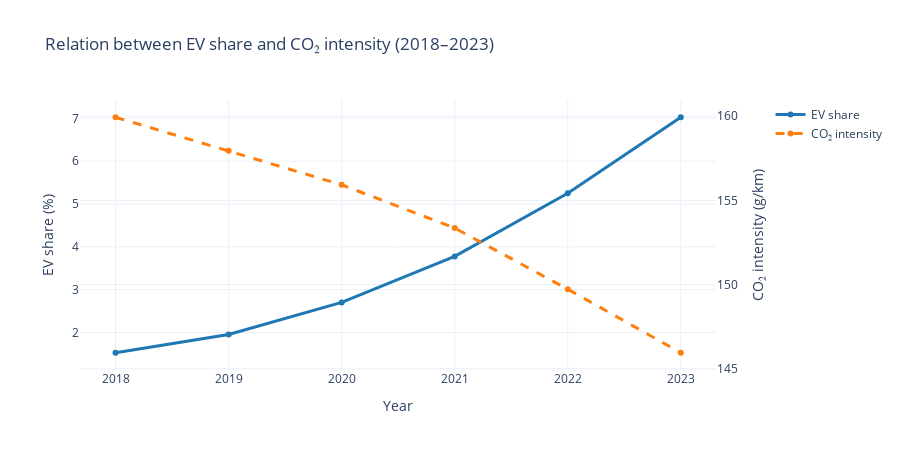
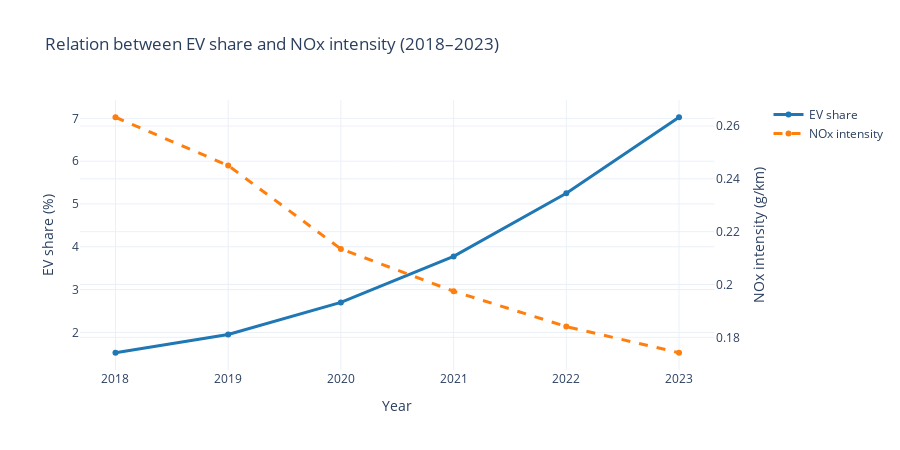
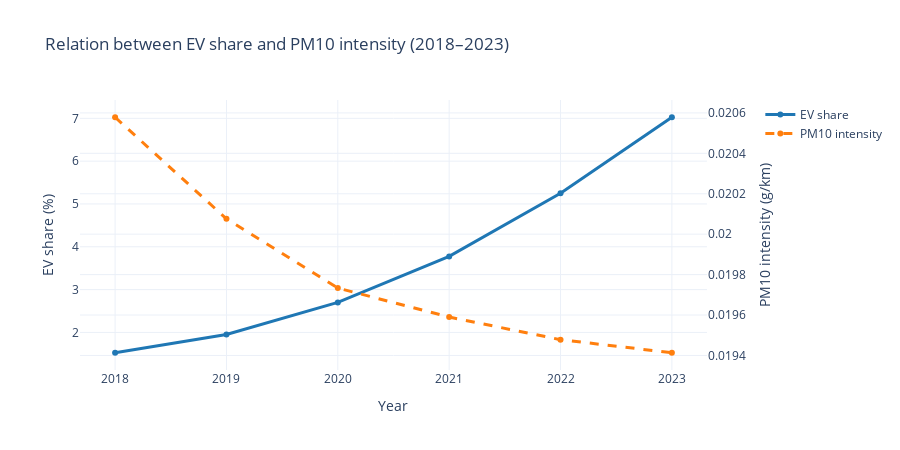

These figures' notebook cell, in order:
### Code cell
# =====================================================
# Sub-question 3: How are BEV, FCEV, PHEV (passenger-car) changes related to annual emission intensities?
# =====================================================

def find_col(df, startswith):
    for c in df.columns:
        if str(c).startswith(startswith):
            return c
    return None

# Loads raw emissions and kilometers datasets
df_e = pd.read_csv(path_emissies, sep=';', encoding='utf-8-sig', quotechar='"', decimal=',')
df_km = pd.read_csv(path_km, sep=';', encoding='utf-8-sig', quotechar='"', decimal=',')

# Identifies emissions columns for CO2, NOx, and PM10
co2_col  = find_col(df_e, "Emissies/Kooldioxide (CO2)")
nox_col  = find_col(df_e, "Emissies/Stikstofoxiden (NOx)")
pm10_col = find_col(df_e, "Emissies/PM10 Totaal")

# Filters emissions to passenger cars and years of interest
d_e = df_e[df_e['Voertuigtype'] == "Personenauto's"].copy()
d_e['Jaar'] = d_e['Perioden'].astype(str).str.extract(r'(\d{4})').astype(int)
d_e = d_e[(d_e['Jaar'] >= 2018) & (d_e['Jaar'] <= 2023)]
d_e = d_e[['Jaar', co2_col, nox_col, pm10_col]].rename(columns={
    co2_col:'CO2_mlnkg', nox_col:'NOx_mlnkg', pm10_col:'PM10_mlnkg'
}).sort_values('Jaar')

# Prepare kilometers (total km for passenger cars)
km_total_col = find_col(df_km, "Kilometers in Nederland/Totaal kilometers in Nederland")
d_km = df_km[df_km['Voertuigtypes'] == 'Personenauto'].copy()
d_km['Jaar'] = d_km['Perioden'].astype(str).str.extract(r'(\d{4})').astype(int)
d_km = d_km[['Jaar', km_total_col]].rename(columns={km_total_col:'km_mln'}).sort_values('Jaar')

# Merges emissions with kilometers and computes intensities (g/km)
df_int = d_e.merge(d_km, on='Jaar', how='inner')
df_int['CO2_g_per_km']  = (df_int['CO2_mlnkg']  * 1000) / df_int['km_mln']
df_int['NOx_g_per_km']  = (df_int['NOx_mlnkg']  * 1000) / df_int['km_mln']
df_int['PM10_g_per_km'] = (df_int['PM10_mlnkg'] * 1000) / df_int['km_mln']


# Loads yearly mean EV shares (BEV/FCEV/PHEV) from files
def load_yearly_means(filename: str) -> pd.DataFrame:
    df = pd.read_csv(filename, sep=";", engine="python", encoding="utf-8-sig")

    # Fixes headers using first row, keeps first column name as 'Datum'
    new_cols = list(df.columns)
    first_row = df.iloc[0].tolist()
    new_cols[0] = "Datum"
    for i in range(1, len(new_cols)):
        lab = first_row[i]
        if isinstance(lab, str) and lab.strip():
            new_cols[i] = lab.strip()
    df.columns = new_cols
    df = df.iloc[1:].reset_index(drop=True)

    # Extracts year from 'Datum'
    def parse_year(s): 
        m = re.search(r"(\d{4})", str(s))
        return int(m.group(1)) if m else np.nan
    df["Jaar"] = df["Datum"].apply(parse_year).astype("Int64")
    df = df[df["Jaar"].notna()].copy()
    df["Jaar"] = df["Jaar"].astype(int)

    # Normalizes percentage-like cells
    def to_pct_keep(x):
        raw = str(x); s = raw.strip().replace(",", ".").replace("%", "")
        try: val = float(s)
        except: return np.nan
        if "%" in raw: return val
        return val * 100 if val <= 1 else val

    # Cleans BEV/FCEV/PHEV and compute yearly mean shares
    for col in ["BEV", "FCEV", "PHEV"]:
        if col in df.columns: df[col] = df[col].apply(to_pct_keep)
    ts = df.groupby("Jaar", as_index=False)[["BEV", "FCEV", "PHEV"]].mean(numeric_only=True)
    return ts.sort_values("Jaar")

# Loads EV shares and computes total EV share
df_ev = load_yearly_means(path_electric)
df_ev["Total_EV_share"] = df_ev[["BEV", "FCEV", "PHEV"]].sum(axis=1)

# Combines EV shares with emission intensities
combo = df_int.merge(df_ev, on="Jaar", how="inner")

# print combined dataset
print("\nCombined dataset (aandeel EV en emissie-intensiteiten):")
print(combo[["Jaar", "BEV", "PHEV", "FCEV", "Total_EV_share",
             "CO2_g_per_km", "NOx_g_per_km", "PM10_g_per_km"]].to_string(index=False))

# dual-axis chart for EV share vs. a chosen pollutant intensity
def dual_plot(y1, y2, label1, label2, title):
    fig = make_subplots(specs=[[{"secondary_y": True}]])
    # Left axis: EV share (%)
    fig.add_trace(go.Scatter(x=combo["Jaar"], y=combo[y1],
                             mode="lines+markers", name=label1,
                             line=dict(width=3, color="#1f77b4")), secondary_y=False)
    # Right axis: pollutant intensity (g/km)
    fig.add_trace(go.Scatter(x=combo["Jaar"], y=combo[y2],
                             mode="lines+markers", name=label2,
                             line=dict(width=3, dash="dash", color="#ff7f0e")),
                  secondary_y=True)
    fig.update_xaxes(title_text="Year")
    fig.update_yaxes(title_text=f"{label1} (%)", secondary_y=False)
    fig.update_yaxes(title_text=f"{label2} (g/km)", secondary_y=True)
    fig.update_layout(title_text=title, template="plotly_white", width=900, height=450)
    fig.show()

# Visualize relations: EV share vs. each pollutant intensity
dual_plot("Total_EV_share", "CO2_g_per_km", "EV share", "CO₂ intensity", 
          "Relation between EV share and CO₂ intensity (2018–2023)")
dual_plot("Total_EV_share", "NOx_g_per_km", "EV share", "NOx intensity",
          "Relation between EV share and NOx intensity (2018–2023)")
dual_plot("Total_EV_share", "PM10_g_per_km", "EV share", "PM10 intensity",
          "Relation between EV share and PM10 intensity (2018–2023)")

# Correlation diagnostics: simple Pearson r between EV share and intensities
corrs = {}
for pol, col in [("CO₂", "CO2_g_per_km"), ("NOx", "NOx_g_per_km"), ("PM10", "PM10_g_per_km")]:
    corrs[pol] = combo["Total_EV_share"].corr(combo[col])
print("\nCorrelations between EV share and emission intensities:")
for k, v in corrs.items():
    print(f"{k}: r = {v:.3f}")

### Figure 1 — Plotly figure (JSON) as saved in the notebook; plotly's stock layout.template omitted (floating-point values rounded to 4 significant figures)
{"data": [{"line": {"color": "#1f77b4", "width": 3}, "mode": "lines+markers", "name": "EV share", "type": "scatter", "x": [2018, 2019, 2020, 2021, 2022, 2023], "xaxis": "x", "y": [1.525, 1.95, 2.7, 3.775, 5.25, 7.025], "yaxis": "y"}, {"line": {"color": "#ff7f0e", "dash": "dash", "width": 3}, "mode": "lines+markers", "name": "CO₂ intensity", "type": "scatter", "x": [2018, 2019, 2020, 2021, 2022, 2023], "xaxis": "x", "y": [159.9, 157.9, 155.9, 153.4, 149.7, 146.0], "yaxis": "y2"}], "layout": {"height": 450, "title": {"text": "Relation between EV share and CO₂ intensity (2018–2023)"}, "width": 900, "xaxis": {"anchor": "y", "domain": [0, 0.94], "title": {"text": "Year"}}, "yaxis": {"anchor": "x", "domain": [0, 1], "title": {"text": "EV share (%)"}}, "yaxis2": {"anchor": "x", "overlaying": "y", "side": "right", "title": {"text": "CO₂ intensity (g/km)"}}}}

### Figure 2 — Plotly figure (JSON) as saved in the notebook; plotly's stock layout.template omitted (floating-point values rounded to 4 significant figures)
{"data": [{"line": {"color": "#1f77b4", "width": 3}, "mode": "lines+markers", "name": "EV share", "type": "scatter", "x": [2018, 2019, 2020, 2021, 2022, 2023], "xaxis": "x", "y": [1.525, 1.95, 2.7, 3.775, 5.25, 7.025], "yaxis": "y"}, {"line": {"color": "#ff7f0e", "dash": "dash", "width": 3}, "mode": "lines+markers", "name": "NOx intensity", "type": "scatter", "x": [2018, 2019, 2020, 2021, 2022, 2023], "xaxis": "x", "y": [0.2633, 0.245, 0.2135, 0.1974, 0.1841, 0.1742], "yaxis": "y2"}], "layout": {"height": 450, "title": {"text": "Relation between EV share and NOx intensity (2018–2023)"}, "width": 900, "xaxis": {"anchor": "y", "domain": [0, 0.94], "title": {"text": "Year"}}, "yaxis": {"anchor": "x", "domain": [0, 1], "title": {"text": "EV share (%)"}}, "yaxis2": {"anchor": "x", "overlaying": "y", "side": "right", "title": {"text": "NOx intensity (g/km)"}}}}

### Figure 3 — Plotly figure (JSON) as saved in the notebook; plotly's stock layout.template omitted (floating-point values rounded to 4 significant figures)
{"data": [{"line": {"color": "#1f77b4", "width": 3}, "mode": "lines+markers", "name": "EV share", "type": "scatter", "x": [2018, 2019, 2020, 2021, 2022, 2023], "xaxis": "x", "y": [1.525, 1.95, 2.7, 3.775, 5.25, 7.025], "yaxis": "y"}, {"line": {"color": "#ff7f0e", "dash": "dash", "width": 3}, "mode": "lines+markers", "name": "PM10 intensity", "type": "scatter", "x": [2018, 2019, 2020, 2021, 2022, 2023], "xaxis": "x", "y": [0.02058, 0.02008, 0.01973, 0.01959, 0.01948, 0.01941], "yaxis": "y2"}], "layout": {"height": 450, "title": {"text": "Relation between EV share and PM10 intensity (2018–2023)"}, "width": 900, "xaxis": {"anchor": "y", "domain": [0, 0.94], "title": {"text": "Year"}}, "yaxis": {"anchor": "x", "domain": [0, 1], "title": {"text": "EV share (%)"}}, "yaxis2": {"anchor": "x", "overlaying": "y", "side": "right", "title": {"text": "PM10 intensity (g/km)"}}}}
